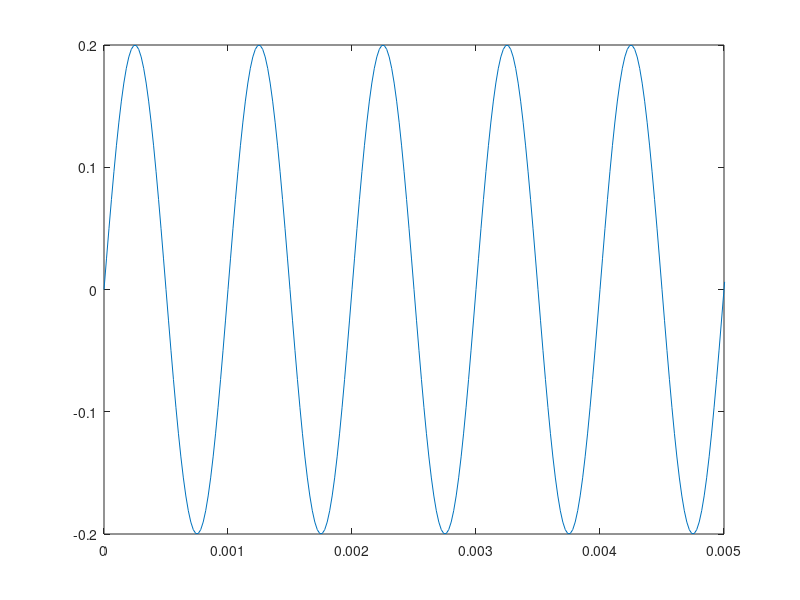

The MATLAB source for this figure:
clear
close all
clc

% Transmitter
T_stop = 1; % Generate signal for T seconds [s]
F_w = 1000; % Frequency of audio wave [Hz] 
F_s = 50*F_w*T_stop ; % Sampling frequency [Hz]
t = linspace(0,T_stop,F_s); % Time matrix [s]
A = 0.2; % Amplitude of generated wave 

y1 = A*sin(2*pi*F_w*t); % Generated wave

% View generated waveform for n periods 
n = 5; % n periods
figure(1)
plot(t, y1);
xlim([0 n*1/F_w]);
